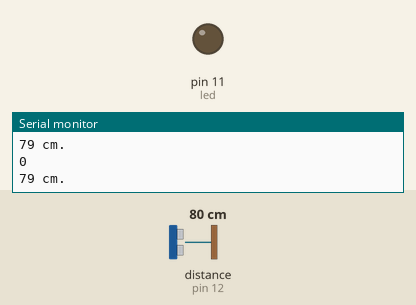
A sketch run on a simulated Arduino Uno, built with avr-gcc and run on an emulated ATmega328P. On the bench: output pins drawn as LEDs (lit = HIGH), the last lines printed to the serial monitor. Wiring (inferred from the names in the program): ultrasonic range finder: trigger pin 13; echo pin 12. The test bench sets the inputs (shaded band); at power-on: distance to the obstacle (sensor on pin 12) 80 cm. The echo pulse lasts 58.3 µs per cm; pins used as bus, display or sensor lines are not drawn.

Above: at 1.2 s.
1.3 s: distance to the obstacle (sensor on pin 12) set to 2 cm
At 2.5 s:
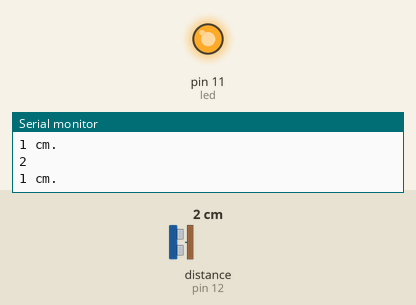
2.8 s: distance to the obstacle (sensor on pin 12) set to 60 cm
At 3.9 s:
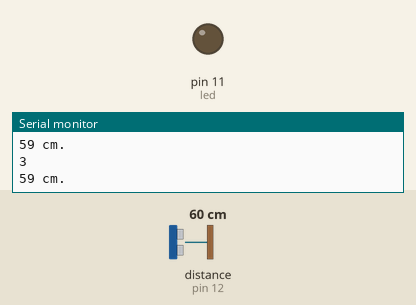
4.3 s: distance to the obstacle (sensor on pin 12) set to 4 cm
At 5.7 s:
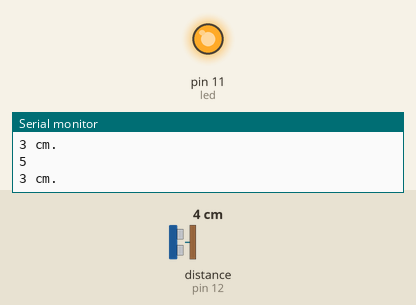
Timing chart, 0 to 7.3 s (numbered marks = the images above; inputs shaded):
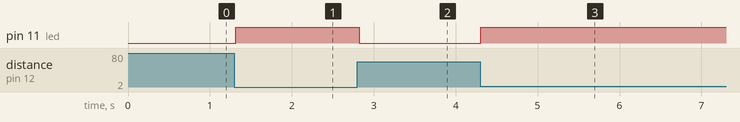

Measured:
- after the input at 1.3 s, pin 11 (led): LOW → HIGH at once
- after the input at 2.8 s, pin 11 (led): HIGH → LOW at once
- after the input at 4.3 s, pin 11 (led): LOW → HIGH at once

The sketch:

SalonAutomatizado.ino
```cpp
const int trigPin = 13;
const int echoPin = 12;
const int led = 11;
int contador = 0;

     void setup()
        {   Serial.begin (9600);
            pinMode(trigPin, OUTPUT);
            pinMode(echoPin, INPUT);
            pinMode(led,OUTPUT);
        }

     void loop()
        {
            long duracion, distancia ;
            digitalWrite(trigPin, LOW);        // Nos aseguramos de que el trigger está desactivado
            delayMicroseconds(2);              // Para asegurarnos de que el trigger esta LOW
            digitalWrite(trigPin, HIGH);       // Activamos el pulso de salida
            delayMicroseconds(10);             // Esperamos 10µs. El pulso sigue active este tiempo
            digitalWrite(trigPin, LOW);        // Cortamos el pulso y a esperar el echo
            duracion = pulseIn(echoPin, HIGH) ;
            distancia = duracion / 2 / 29.1  ;
            Serial.println(String(distancia) + " cm.") ;
            if(distancia < 10){
              digitalWrite(led,HIGH);
              contador = contador + 1;
              delay (500);
            }
            else{
              digitalWrite(led,LOW);
            }
            Serial.println(contador);
        }

/*const int row1 = 10;
const int row2 = 11;
const int row3 = 12;
const int row4 = 13;
*/

/*  pinMode(row1,OUTPUT);
  pinMode(row2,OUTPUT);
  pinMode(row3,OUTPUT);
  pinMode(row4,OUTPUT);*/

/*void upload(int ledOn, int ledOff1, int ledOff2, int ledOff3){
  digitalWrite(ledOn, HIGH);
  digitalWrite(ledOff1, LOW);
  digitalWrite(ledOff2, LOW);
  digitalWrite(ledOff3, LOW);
  delay(1000);
}
  upload(row1,row2,row3,row4);
  upload(row2,row1,row3,row4);
  upload(row3,row1,row2,row4);
  upload(row4,row1,row2,row3);
*/
```
